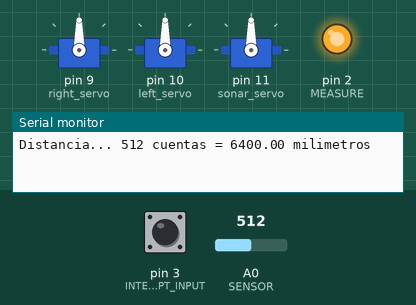
Simulated run of this sketch. Board: Arduino Uno, built with avr-gcc and run on an emulated ATmega328P. Parts: 3 × servo, output pins drawn as LEDs (lit = HIGH), the last lines printed to the serial monitor. The test bench sets the inputs (shaded band); at power-on: pin 3 (INTERRUPT_INPUT) LOW, A0 (SENSOR) = 512.

Above: at 1.2 s.
1.3 s: pin 3 (INTERRUPT_INPUT) pulled HIGH for 0.15 s
At 2.45 s:
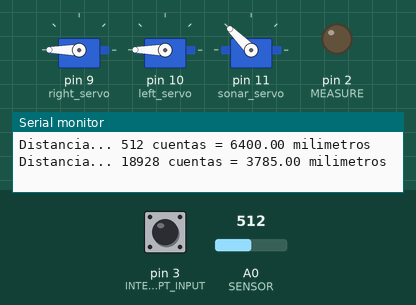
At 4.2 s:
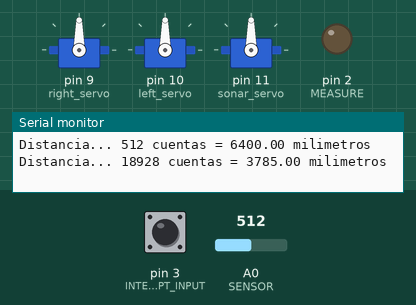
Timing chart, 0 to 10.3 s (numbered marks = the images above; inputs shaded):
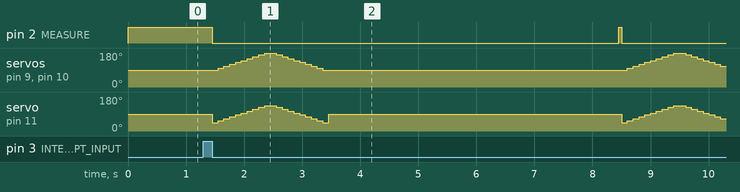

The sketch:

TestSensorsAndServos.ino
```cpp
#include <Servo.h>

Servo left_servo, right_servo;     // Servos for the wheels
Servo sonar_servo;  // Servo for the sonar ranger
int pos = 90;     // Right servo position

// Uso de interrupciones para medir
#define INTERRUPT_INPUT 3        // Entrada asignada a la interrupción
#define SENSOR 0        // Puerto A/D del medidor de distancias
#define MEASURE 2          // Pin para activar la medición

int distance = 0;      // A/D conversion value
float mm = 0;          // A/D value to mm
int incomingByte;

volatile int count = 0;
volatile int ok = LOW;  // Valid measure
volatile unsigned long now = 0;
volatile unsigned long before = 0;


void setup()
{
  // Asigna pines a los servos
  right_servo.attach(9);        // Asigna el servo derecho al pin 9 (OUTPUT 2 de la TINKERKIT)
  left_servo.attach(10);       // Asigna el servo izquierdo al pin 10 (OUTPUT 1 de la TINKERKIT)
  sonar_servo.attach(11);    // Asigna el miniservo al pin 11 (OUTPUT 0 de la TINKERKIT)

  // Inmoviliza servos
  right_servo.write(90);
  left_servo.write(90);
  sonar_servo.write(90);

  pinMode(INTERRUPT_INPUT, INPUT);           // Pin de entrada del medidor
  pinMode(MEASURE, OUTPUT);            // Señal de disparo del medidor
  Serial.begin(9600);                // Inicializamos la comunicación serie
  digitalWrite(MEASURE, LOW);          // Inhibe mediciones
}

void loop()
{
  attachInterrupt(1, measure, CHANGE);   // Activa interrupción en pin de entrada (3)
  digitalWrite(MEASURE, HIGH);          // Activa medidor de distancia
  delay(10);                          // Para dar tiempo a realizar la primera medición

  distance = analogRead(SENSOR);    // Realiza medición de distancia
  Serial.print("Distancia... ");
  Serial.print(distance);
  Serial.print(" cuentas = ");
  mm = distance / 2 * 25,4 / 100;    // Convierte valor del D/A a mm
  Serial.print(mm);
  Serial.println(" milimetros");

  while (!ok); // Esperamos a una medición válida
  Serial.print("Distancia... ");
  Serial.print(count);
  Serial.print(" cuentas = ");
  mm = count / 5,7874 - 170;    // Convierte valor del PWM a mm
  Serial.print(mm);
  Serial.println(" milimetros");
  Serial.println(" ");

  digitalWrite(MEASURE, LOW);          // Inhibe mediciones

  detachInterrupt(1);            // Inhabilita interrupción

  // Mueve servo derecho adelante

  for(pos = 90; pos<=180; pos+=10)
  {
    right_servo.write(pos);
    left_servo.write(pos);
    sonar_servo.write(pos-45);
    delay(100);
  }
  for(pos = 180; pos>=90; pos-=10)
  {
    right_servo.write(pos);
    left_servo.write(pos);
    sonar_servo.write(pos-45);
    delay(100);
  }

      sonar_servo.write(90);
  delay(5000);                   // Insertamos una espera
}

// Rutina de servicio de la interrupción
void measure()
{
  ok = digitalRead(INTERRUPT_INPUT);
  if (ok){
    before = micros();
    ok = LOW;
  }
  else {
    now = micros();
    count = now - before;
    ok = HIGH;
  }
}
```
